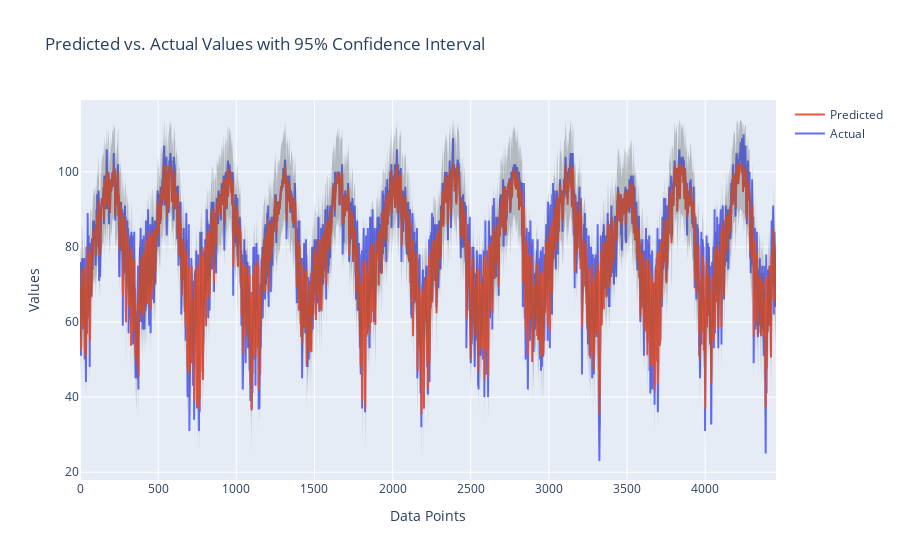

This figure's notebook cell:
### Code cell
# import explained variance score
from sklearn.metrics import explained_variance_score
import plotly.graph_objs as go

# Make predictions on the test data
y_pred = model.predict(X_test_scaled)

# Print explained variance on the test data
print("Explained Variance (R-squared) on Test Data:", explained_variance_score(y_test, y_pred))

# Print mean squared error on the test data
mse = np.mean((y_pred - y_test)**2)
print("Mean Squared Error (MSE) on Test Data:", mse)

mae = np.mean(np.abs(y_pred - y_test))
print("Mean Absolute Error (MAE) on Test Data:", mae)

std_error = np.std(y_pred - y_test)
print("Standard Error on Test Data:", std_error)

confidence_interval = 1.96 * std_error
print("95% Confidence Interval on Test Data:", confidence_interval)

# Create upper and lower bounds for uncertainty shading
upper_bound = y_pred + confidence_interval
lower_bound = y_pred - confidence_interval

# Plot the predicted vs. actual values
# Create traces for actual and predicted values
trace_actual = go.Scatter(
    x=np.arange(len(y_test)),
    y=y_test,
    mode='lines',
    name='Actual'
)

trace_predicted = go.Scatter(
    x=np.arange(len(y_pred)),
    y=y_pred,
    mode='lines',
    name='Predicted'
)

# Create traces for the uncertainty shading
trace_upper_bound = go.Scatter(
    x=np.arange(len(y_pred)),
    y=upper_bound,
    mode='lines',
    marker=dict(color="#444"),
    line=dict(width=0),
    showlegend=False
)

trace_lower_bound = go.Scatter(
    x=np.arange(len(y_pred)),
    y=lower_bound,
    mode='lines',
    marker=dict(color="#444"),
    line=dict(width=0),
    fillcolor='rgba(68, 68, 68, 0.3)',
    fill='tonexty',
    showlegend=False
)

# Create the layout for the figure
layout = go.Layout(
    title='Predicted vs. Actual Values with 95% Confidence Interval',
    xaxis=dict(title='Data Points'),
    yaxis=dict(title='Values')
)

# Create the figure
fig = go.Figure(data=[trace_actual, trace_predicted, trace_upper_bound, trace_lower_bound], layout=layout)

# Display the figure
fig.show()

### Figure 1 — Plotly figure (JSON) as saved in the notebook; plotly's stock layout.template omitted (floating-point values rounded to 4 significant figures; data arrays with more than 128 entries replaced by an {"elided": "..."} marker saying what was removed)
{"data": [{"mode": "lines", "name": "Actual", "type": "scatter", "x": {"elided": "4454 int values"}, "y": {"elided": "4454 int values"}}, {"mode": "lines", "name": "Predicted", "type": "scatter", "x": {"elided": "4454 int values"}, "y": {"elided": "4454 float values"}}, {"line": {"width": 0}, "marker": {"color": "#444"}, "mode": "lines", "showlegend": false, "type": "scatter", "x": {"elided": "4454 int values"}, "y": {"elided": "4454 float values"}}, {"fill": "tonexty", "fillcolor": "rgba(68, 68, 68, 0.3)", "line": {"width": 0}, "marker": {"color": "#444"}, "mode": "lines", "showlegend": false, "type": "scatter", "x": {"elided": "4454 int values"}, "y": {"elided": "4454 float values"}}], "layout": {"title": {"text": "Predicted vs. Actual Values with 95% Confidence Interval"}, "xaxis": {"title": {"text": "Data Points"}}, "yaxis": {"title": {"text": "Values"}}}}
